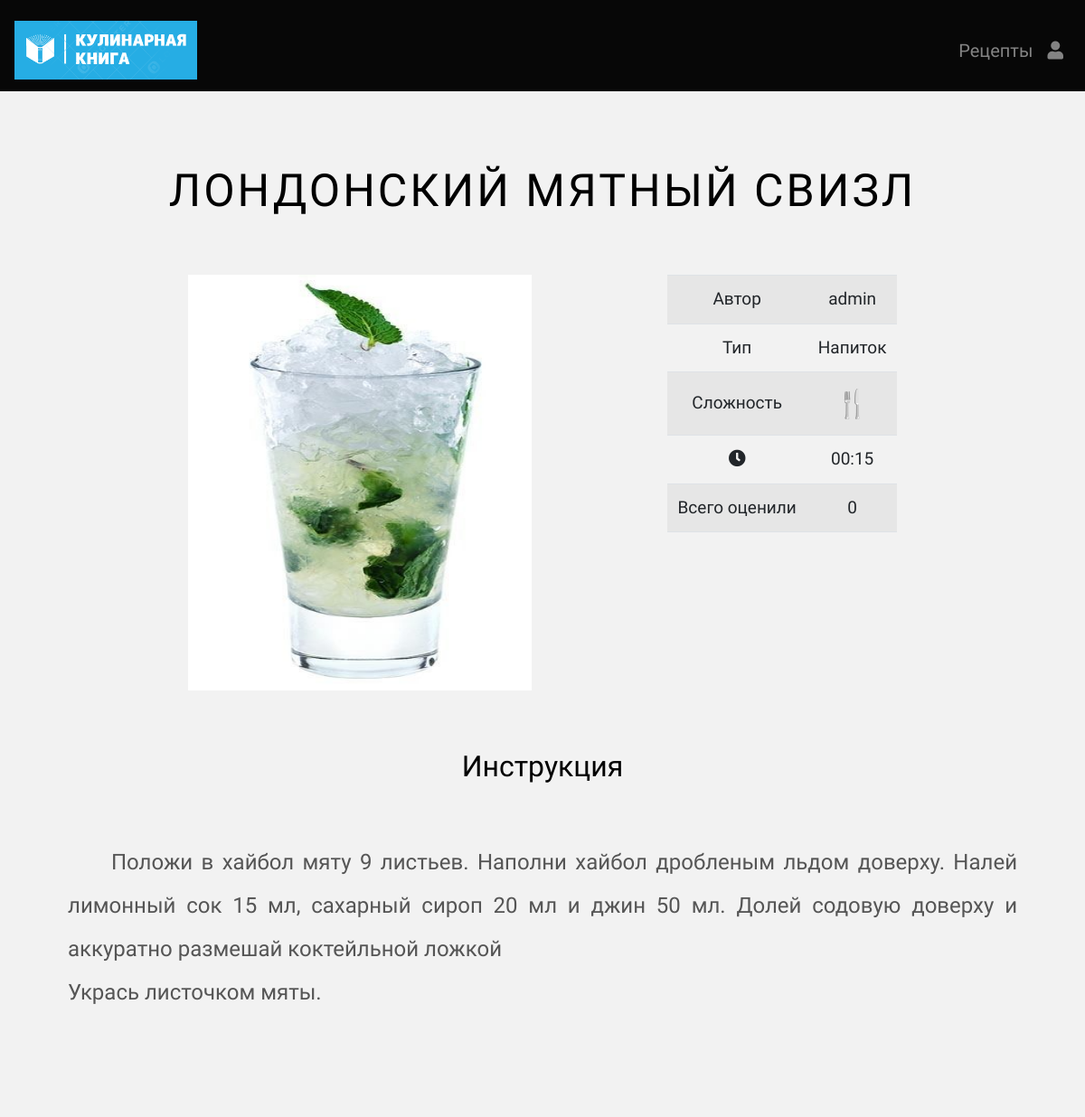
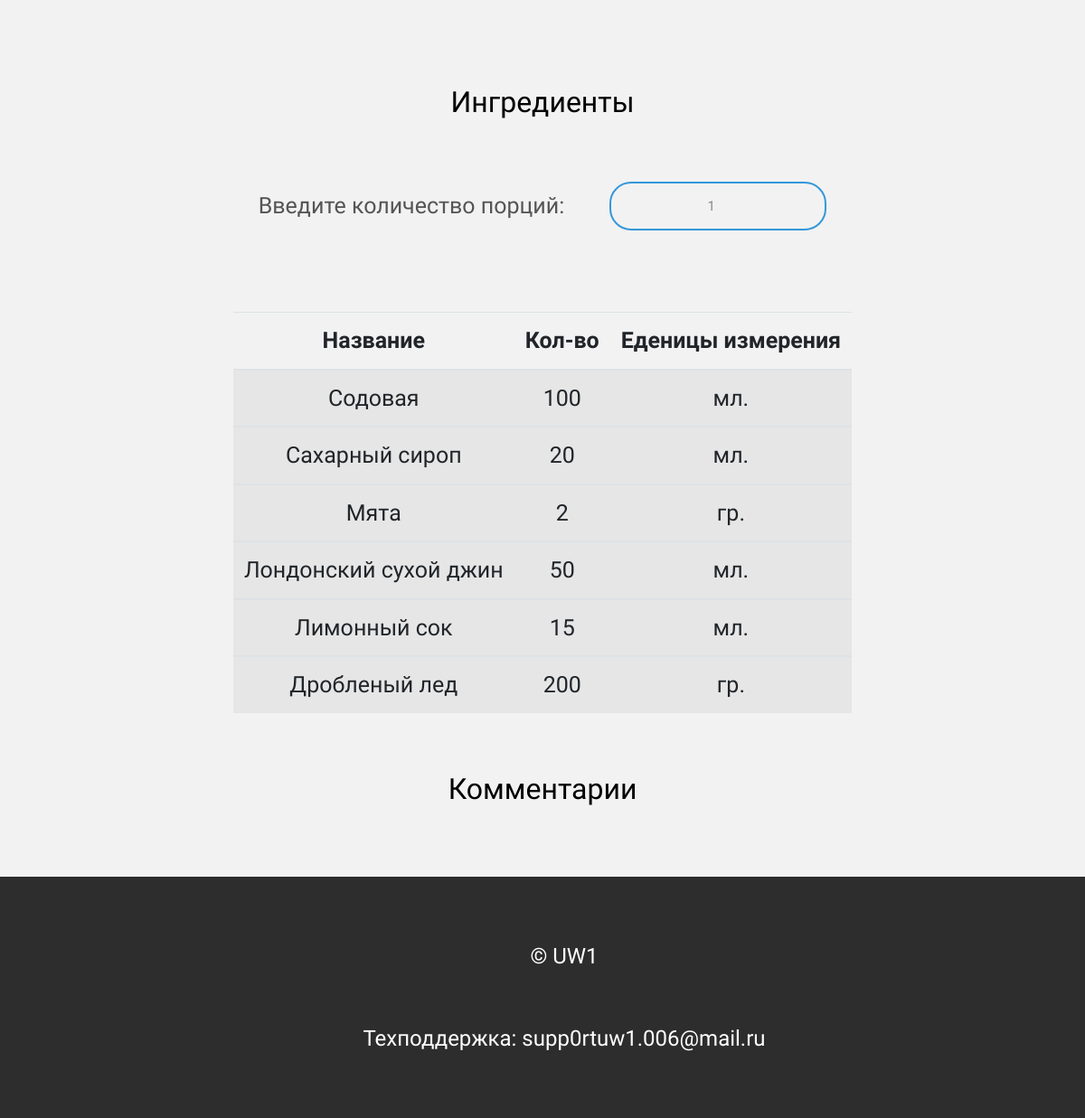
/recipe/3, run on the app's committed database (2 pictures, top to bottom).
### main/models.py (models this page shows, shortened)
class BaseModel(models.Model):
    objects = models.Manager()
    class Meta:
        abstract = True

class Recipe(BaseModel):
    MEAL_CHOICES = (
        ('Завтрак', 'Завтрак'),
        ('Обед', 'Обед'),
        ('Ужин', 'Ужин'),
        ('Напиток', 'Напиток'),
        ('Десерт', 'Десерт'),
    )
    name = models.CharField(max_length=150, verbose_name="Название блюда")
    user = models.ForeignKey(AdvUser, on_delete=models.SET_NULL, null=True)
    public = models.BooleanField()
    url_video = models.CharField(max_length=400, verbose_name="Ссылка на видео", default="NUll", null=True)
    text = models.CharField(max_length=4000, verbose_name="Инструкция")
    image = models.ImageField(null=True)
    meal_type = models.CharField(max_length=50, choices=MEAL_CHOICES, default='завтрак',
                                 verbose_name="Название трапезы")
    complexity = models.IntegerField(
        verbose_name="Сложность приговления блюда",
        default=1,
        validators=[
            MaxValueValidator(5),
            MinValueValidator(1)
        ]
    )
    cooking_time = models.IntegerField(verbose_name="Время приготовления в секундах")
    class Meta:
        verbose_name_plural = 'рецепты'
        verbose_name = 'рецепт'
        ordering = ['-name']

class Ingredients(BaseModel):
    recipe_id = models.ForeignKey(Recipe, on_delete=models.CASCADE, verbose_name="ID блюда")
    name = models.CharField(max_length=200, verbose_name="Название ингредиента")
    value = models.IntegerField(verbose_name="Вес ингредиента в граммах")
    units = models.CharField(max_length=200, verbose_name="Еденица измерения")
    class Meta:
        verbose_name_plural = 'ингредиенты'
        verbose_name = 'ингредиент'
        ordering = ['-name']

### accounts/models.py (models this page shows)
class AdvUser(AbstractUser):
    phone = models.CharField(max_length=20, null=True, verbose_name="Номер телефона")
    patronymic = models.CharField(max_length=50, null=True,  verbose_name="Отчество")
    is_activated = models.BooleanField(default=True)
    send_messages = models.BooleanField(default=True, verbose_name='Слать оповещения о новых комментариях?')
    image = models.ImageField(null=True, blank=True)
    class Meta(AbstractUser.Meta):
        verbose_name = "Улучшенный пользователь"
        verbose_name_plural = "Улучшенные пользователи"

### main/views.py (the view)
# urls.py: url(r'^recipe/([0-9]{1,5})', views.get_one_recipe, name="view_recipe"),
def get_one_recipe(request, id_recipe):
    get_one_recipe = services.get_one_recipe(request, id_recipe)
    return get_one_recipe.get()

### main/services.py (called while the page is built)
    def rounding_up_hours(self,minutes):
        if minutes < 60:
            return 0
        else:
            return round(minutes/60)

### main/templates/main/resipe.html (shortened to what this page needs)
{% extends 'main/base.html' %}
{% block content %}
<div class="container-fluid">
<div class="main_welcom">
    <h1>{{ heading }}
    </h1>
    <div class="recipe_info">
        <div class="main_center">
            <div class="form_left" style="margin: auto; margin-right: 150px; margin-top: 0; ">
                {% if images != "" %}
                     <img class="recipe_image" src="{{ images.url }}" alt="Картошка">
                {% endif %}
            </div>
            <div class="text_right" style="margin: auto; padding: 0; margin-top: 0;">
                <div class="scroll_table">
                <table class="table table-striped" style="text-align: center; margin-top: 0;  width: 100%; margin: 0 !important;">
                     <tbody>
                    {% if autor %}
                        <tr><td>Автор</td> <td>{{ autor }}</td></tr>
                    {% else %}
                        <tr><td>Автор</td> <td>Удалён</td></tr>
                    {% endif %}
                    {% if meal %}
                    <tr><td>Тип</td> <td> {{ meal }} </td></tr>
                    {% endif %}
                    {% if complexity %}
                        <tr>
                            <td style="vertical-align: middle">Сложность</td>
                            <td>
                                <form action="#" class="form form">
                                    <div class="form_item">
                                            {% for _ in complexity_range %}
                                            <div class="complexity-rating">
                                                <div class="complexity-rating__items">
                                                    <label class="complexity-rating__label"></label>
                                                </div>
                                            </div>
                                            {% endfor %}
                                    </div>
                                </form>
                            </td>
                        </tr>
                    {% endif %}
                    {% if hours or minutes %}
                        <tr>
                            <td><i class="fa fa-clock-o" aria-hidden="true"></i></td>
                            <td>
                                {% if hours <= 9 %}0{% endif %}{{ hours }}:{% if minutes <= 9 %}0{% endif %}{{ minutes }}
                            </td>
                        </tr>
                    {% endif %}
                    {% if rating.count %}
                        <tr><td>Всего оценили</td> <td>{{ rating.count }}</td></tr>
                    {% endif %}
                        <tr>
                            <td>
                            </td>
                            <td>
                            </td>
                        </tr>
                     </tbody>
                </table>
                </div>
            </div>
        </div>
    </div>
    <h2 align="center" style="margin-top: 65px;">Инструкция</h2>
     <div class="main_center" style="margin-top: 0; display: block;">
        <div class="recipe_text" style="width: auto;">
            <p style="width: 100%; text-align: justify !important; line-height: 2; white-space: normal;">
            {{ text|safe }}</p><br></div>
    </div>
        <br>
    <h2 align="center" style="margin-top: 30px;">Ингредиенты</h2>
    <div class="box" style="margin: auto; margin-top: 30px;">
        <div class="main_center">
            <div class="form_left" style="margin: auto; margin-right: 50px;">Введите количество порций: </div>
            <div class="text_right" style="margin: auto;">
                <input type="number" min = 1 max = 12 value = 1 size = 10 id="count_ingredients" oninput="counting_the_quantity()">
            </div>
        </div>
    </div>
    <div class="scroll_table">
        <table class="table table-striped table-hover" id = "main_div_ingredients"
               style="justify-content: center; text-align: center; width: auto; margin: auto; margin-top: 60px;">
            <thead>
                <tr>
                    <th scope="col">Название</th>
                    <th scope="col">Кол-во</th>
                    <th scope="col">Еденицы измерения</th>
                </tr>
            </thead>
            {% for a in ingredients %}
                <tbody>
                <tr>
                    <td>{{ a.name }}</td>
                    <td>{% if a.value == -1 %}
                        -
                        {% else %}
                           {{  a.value}}
                        {% endif %}
                    </td>
                    <td>{{ a.units }}</td>
                </tr>
                </tbody>
            {% endfor%}
        </table>
    </div>
        <h2 align = "center" style="margin-top: 65px;">Комментарии</h2>
</div>
</div>
{% endblock %}

### main/static/main/css/all.css (style rules this page uses)
.fa, .fas, .far, .fal, .fad, .fab { -moz-osx-font-smoothing: grayscale; -webkit-font-smoothing: antialiased; display: inline-block; font-style: normal; font-variant: normal; text-rendering: auto; line-height: 1; }

### main/static/main/css/styles.css (style rules this page uses)
* { margin: 0; padding: 0; }
body { justify-content: center; align-items: center; text-align: center; background-color: #f2f2f2; font-family: "Lato"; font-weight: 300; font-size: 25px; color: #555; font-family: "Ubuntu"; text-align: justify; -webkit-font-smoothing: antialiased; -webkit-overflow-scrolling: touch; }
h1, h2, h3, h4, h5, h6 { font-family: "Ubuntu"; font-weight: 1200; color: black; margin-left: auto; margin-right: auto; text-align: center; margin-top: 10px; margin-bot: 10px; }
h1 { margin-top: 50px; margin-bot: 15px; font-size: 50px; font-weight: 300; letter-spacing: 3px; text-transform: uppercase; margin-left: auto; margin-right: auto; }
p { font-family: "Ubuntu"; font-size: 24px; text-align: center; text-indent: 2em; margin-top: 55px; margin-bottom: 55px; }
.main_welcom { display: flex; margin: auto; margin-top: 30px; margin-bot: 25px; flex-direction: column; background-size: cover; background-position: 50% 50%; max-width: 1050px; min-height: 100vh; }
.form_left { margin: auto 0; margin-right: 15px; }
img { transition: 1.2s; }
.text_right { margin-left: 0px !important; padding: 25px 0; }
.main_center { margin: 0; display: flex; }
.recipe_image { width: 380px; height: 460px; }
.recipe_info { display: flex; font-size: 19px; margin: auto; margin-top: 55px; }
.scroll_table { max-width: 99vw; overflow-x: auto; }
form { justify-content: center; align-items: center; }
table { margin-left: 10px; margin-right: 10px; margin-top: 10px; }
.box input { font-size: 15px; border: 0; background: none; display: block; margin: 5px auto; text-align: center; border: 2px solid #3498db; padding: 14px 14px; width: 240px; outline: none; color: #88888a; border-radius: 24px; transition: 0.25s; }
.complexity-rating { position: relative; font-size: 30px; display: inline-block; }
.complexity-rating::before { content: "🍴"; display: block; }
.complexity-rating__items { position: absolute; width: 100%; height: 100%; top: 0; left: 0; display: flex; flex-direction: row-reverse; overflow: hidden; }
.complexity-rating__label { flex: 0 0 20%; height: 100%; cursor: pointer; color: #fff; }
.complexity-rating__label::before { content: "🍴"; display: block; transition: all 0.3s ease 0s; }

### data on the page
Recipe: name "ЛОНДОНСКИЙ МЯТНЫЙ СВИЗЛ", meal_type "Напиток"
AdvUser: username "admin"
Ingredients: name "Содовая", value "100", units "мл."
Ingredients: name "Сахарный сироп", value "20", units "мл."
Ingredients: name "Мята", value "2", units "гр."
Ingredients: name "Лондонский сухой джин", value "50", units "мл."
Ingredients: name "Лимонный сок", value "15", units "мл."
Ingredients: name "Дробленый лед", value "200", units "гр."

### other printed values
{{ hours }} "0"
{{ minutes }} "15"
{{ rating.count }} "0"
